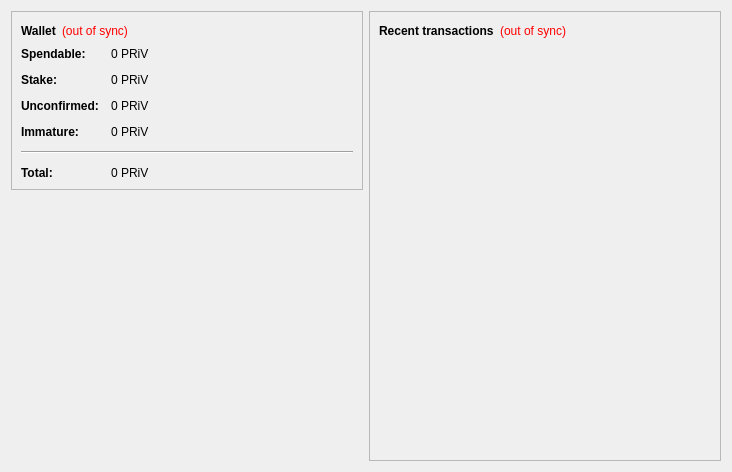
<?xml version="1.0" encoding="UTF-8"?>
<ui version="4.0">
 <class>OverviewPage</class>
 <widget class="QWidget" name="OverviewPage">
  <property name="geometry">
   <rect>
    <x>0</x>
    <y>0</y>
    <width>732</width>
    <height>472</height>
   </rect>
  </property>
  <property name="windowTitle">
   <string>Form</string>
  </property>
  <property name="styleSheet">
   <string notr="true"/>
  </property>
  <layout class="QHBoxLayout" name="horizontalLayout" stretch="0,0">
   <item>
    <layout class="QVBoxLayout" name="verticalLayout_2">
     <item>
      <widget class="QFrame" name="frame">
       <property name="frameShape">
        <enum>QFrame::StyledPanel</enum>
       </property>
       <property name="frameShadow">
        <enum>QFrame::Raised</enum>
       </property>
       <layout class="QVBoxLayout" name="verticalLayout_4">
        <item>
         <layout class="QHBoxLayout" name="horizontalLayout_4">
          <item>
           <widget class="QLabel" name="label_5">
            <property name="font">
             <font>
              <weight>75</weight>
              <bold>true</bold>
             </font>
            </property>
            <property name="text">
             <string>Wallet</string>
            </property>
           </widget>
          </item>
          <item>
           <widget class="QLabel" name="labelWalletStatus">
            <property name="toolTip">
             <string>The displayed information may be out of date. Your wallet automatically synchronizes with the PRiVCY network after a connection is established, but this process has not completed yet.</string>
            </property>
            <property name="styleSheet">
             <string notr="true">QLabel { color: red; }</string>
            </property>
            <property name="text">
             <string notr="true">(out of sync)</string>
            </property>
            <property name="alignment">
             <set>Qt::AlignLeading|Qt::AlignLeft|Qt::AlignVCenter</set>
            </property>
           </widget>
          </item>
          <item>
           <spacer name="horizontalSpacer_2">
            <property name="orientation">
             <enum>Qt::Horizontal</enum>
            </property>
            <property name="sizeHint" stdset="0">
             <size>
              <width>40</width>
              <height>20</height>
             </size>
            </property>
           </spacer>
          </item>
         </layout>
        </item>
        <item>
         <layout class="QFormLayout" name="formLayout_2">
          <property name="fieldGrowthPolicy">
           <enum>QFormLayout::AllNonFixedFieldsGrow</enum>
          </property>
          <property name="horizontalSpacing">
           <number>12</number>
          </property>
          <property name="verticalSpacing">
           <number>12</number>
          </property>
          <item row="0" column="0">
           <widget class="QLabel" name="label">
            <property name="font">
             <font>
              <weight>75</weight>
              <bold>true</bold>
             </font>
            </property>
            <property name="text">
             <string>Spendable:</string>
            </property>
           </widget>
          </item>
          <item row="0" column="1">
           <widget class="QLabel" name="labelBalance">
            <property name="font">
             <font>
              <weight>50</weight>
              <bold>false</bold>
             </font>
            </property>
            <property name="cursor">
             <cursorShape>IBeamCursor</cursorShape>
            </property>
            <property name="toolTip">
             <string>Your current spendable balance</string>
            </property>
            <property name="text">
             <string notr="true">0 PRiV</string>
            </property>
            <property name="textInteractionFlags">
             <set>Qt::LinksAccessibleByMouse|Qt::TextSelectableByKeyboard|Qt::TextSelectableByMouse</set>
            </property>
           </widget>
          </item>
          <item row="1" column="0">
           <widget class="QLabel" name="label_6">
            <property name="font">
             <font>
              <weight>75</weight>
              <bold>true</bold>
             </font>
            </property>
            <property name="text">
             <string>Stake:</string>
            </property>
           </widget>
          </item>
          <item row="1" column="1">
           <widget class="QLabel" name="labelStake">
            <property name="font">
             <font>
              <weight>50</weight>
              <bold>false</bold>
             </font>
            </property>
            <property name="cursor">
             <cursorShape>IBeamCursor</cursorShape>
            </property>
            <property name="toolTip">
             <string>Total of coins that was staked, and do not yet count toward the current balance</string>
            </property>
            <property name="text">
             <string notr="true">0 PRiV</string>
            </property>
            <property name="textInteractionFlags">
             <set>Qt::LinksAccessibleByMouse|Qt::TextSelectableByKeyboard|Qt::TextSelectableByMouse</set>
            </property>
           </widget>
          </item>
          <item row="2" column="0">
           <widget class="QLabel" name="label_3">
            <property name="font">
             <font>
              <weight>75</weight>
              <bold>true</bold>
             </font>
            </property>
            <property name="text">
             <string>Unconfirmed:</string>
            </property>
           </widget>
          </item>
          <item row="2" column="1">
           <widget class="QLabel" name="labelUnconfirmed">
            <property name="font">
             <font>
              <weight>50</weight>
              <bold>false</bold>
             </font>
            </property>
            <property name="cursor">
             <cursorShape>IBeamCursor</cursorShape>
            </property>
            <property name="toolTip">
             <string>Total of transactions that have yet to be confirmed, and do not yet count toward the current balance</string>
            </property>
            <property name="text">
             <string notr="true">0 PRiV</string>
            </property>
            <property name="textInteractionFlags">
             <set>Qt::LinksAccessibleByMouse|Qt::TextSelectableByKeyboard|Qt::TextSelectableByMouse</set>
            </property>
           </widget>
          </item>
          <item row="3" column="0">
           <widget class="QLabel" name="labelImmatureText">
            <property name="font">
             <font>
              <weight>75</weight>
              <bold>true</bold>
             </font>
            </property>
            <property name="text">
             <string>Immature:</string>
            </property>
           </widget>
          </item>
          <item row="3" column="1">
           <widget class="QLabel" name="labelImmature">
            <property name="font">
             <font>
              <weight>50</weight>
              <bold>false</bold>
             </font>
            </property>
            <property name="toolTip">
             <string>Mined balance that has not yet matured</string>
            </property>
            <property name="text">
             <string notr="true">0 PRiV</string>
            </property>
            <property name="textInteractionFlags">
             <set>Qt::LinksAccessibleByMouse|Qt::TextSelectableByKeyboard|Qt::TextSelectableByMouse</set>
            </property>
           </widget>
          </item>
          <item row="4" column="0" colspan="2">
           <widget class="Line" name="line">
            <property name="orientation">
             <enum>Qt::Horizontal</enum>
            </property>
           </widget>
          </item>
          <item row="5" column="0">
           <widget class="QLabel" name="labelTotalText">
            <property name="font">
             <font>
              <weight>75</weight>
              <bold>true</bold>
             </font>
            </property>
            <property name="text">
             <string>Total:</string>
            </property>
           </widget>
          </item>
          <item row="5" column="1">
           <widget class="QLabel" name="labelTotal">
            <property name="font">
             <font>
              <weight>50</weight>
              <bold>false</bold>
             </font>
            </property>
            <property name="cursor">
             <cursorShape>IBeamCursor</cursorShape>
            </property>
            <property name="toolTip">
             <string>Your current total balance</string>
            </property>
            <property name="text">
             <string notr="true">0 PRiV</string>
            </property>
            <property name="textInteractionFlags">
             <set>Qt::LinksAccessibleByMouse|Qt::TextSelectableByKeyboard|Qt::TextSelectableByMouse</set>
            </property>
           </widget>
          </item>
         </layout>
        </item>
       </layout>
      </widget>
     </item>
     <item>
      <spacer name="verticalSpacer_4">
       <property name="orientation">
        <enum>Qt::Vertical</enum>
       </property>
       <property name="sizeHint" stdset="0">
        <size>
         <width>20</width>
         <height>40</height>
        </size>
       </property>
      </spacer>
     </item>
     <item>
      <spacer name="verticalSpacer">
       <property name="orientation">
        <enum>Qt::Vertical</enum>
       </property>
       <property name="sizeHint" stdset="0">
        <size>
         <width>20</width>
         <height>40</height>
        </size>
       </property>
      </spacer>
     </item>    
    </layout>
   </item>
   <item>
    <layout class="QVBoxLayout" name="verticalLayout_3">
     <item>
      <widget class="QFrame" name="frame_2">
       <property name="frameShape">
        <enum>QFrame::StyledPanel</enum>
       </property>
       <property name="frameShadow">
        <enum>QFrame::Raised</enum>
       </property>
       <layout class="QVBoxLayout" name="verticalLayout">
        <item>
         <layout class="QHBoxLayout" name="horizontalLayout_2">
          <item>
           <widget class="QLabel" name="label_4">
            <property name="font">
             <font>
              <weight>75</weight>
              <bold>true</bold>
             </font>
            </property>
            <property name="text">
             <string>Recent transactions</string>
            </property>
           </widget>
          </item>
          <item>
           <widget class="QLabel" name="labelTransactionsStatus">
            <property name="toolTip">
             <string>The displayed information may be out of date. Your wallet automatically synchronizes with the PRiVCY network after a connection is established, but this process has not completed yet.</string>
            </property>
            <property name="styleSheet">
             <string notr="true">QLabel { color: red; }</string>
            </property>
            <property name="text">
             <string notr="true">(out of sync)</string>
            </property>
            <property name="alignment">
             <set>Qt::AlignRight|Qt::AlignTrailing|Qt::AlignVCenter</set>
            </property>
           </widget>
          </item>
          <item>
           <spacer name="horizontalSpacer">
            <property name="orientation">
             <enum>Qt::Horizontal</enum>
            </property>
            <property name="sizeHint" stdset="0">
             <size>
              <width>40</width>
              <height>20</height>
             </size>
            </property>
           </spacer>
          </item>
         </layout>
        </item>
        <item>
         <widget class="QListView" name="listTransactions">
          <property name="styleSheet">
           <string notr="true">QListView { background: transparent; }
color: rgb(255, 255, 255);
QToolTip { color: black; }</string>
          </property>
          <property name="frameShape">
           <enum>QFrame::NoFrame</enum>
          </property>
          <property name="verticalScrollBarPolicy">
           <enum>Qt::ScrollBarAlwaysOff</enum>
          </property>
          <property name="horizontalScrollBarPolicy">
           <enum>Qt::ScrollBarAlwaysOff</enum>
          </property>
          <property name="selectionMode">
           <enum>QAbstractItemView::NoSelection</enum>
          </property>
         </widget>
        </item>
       </layout>
      </widget>
     </item>
    </layout>
   </item>
  </layout>
 </widget>
 <resources/>
 <connections/>
</ui>
